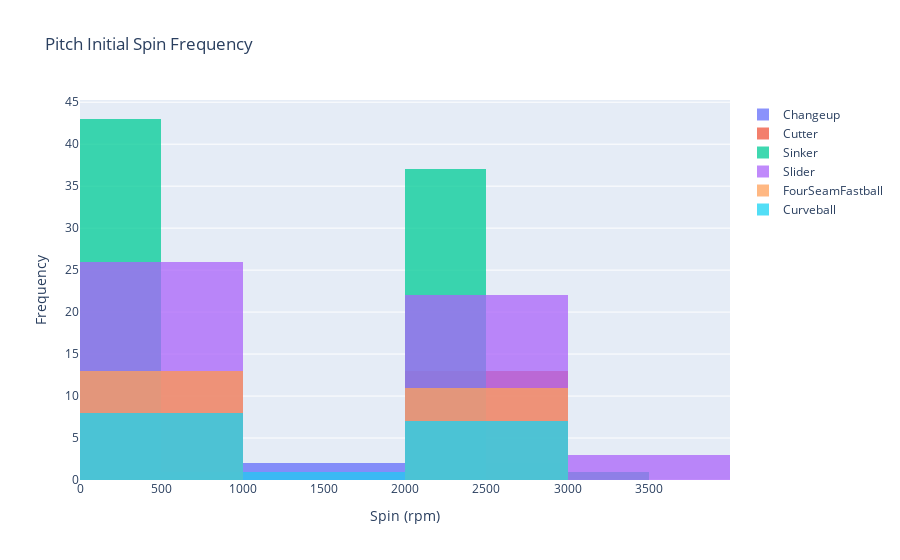

Source (notebook cell):
### Code cell
# Overlay
fig = go.Figure()
for i in range(len(pitch_type_types)):
    fig.add_trace(go.Histogram(x=pitch_speed[i], name=pitch_type_types[i]))
    
# Overlay both histograms
fig.update_layout(barmode='overlay', title_text='Pitch Initial Spin Frequency')
fig.update_xaxes(title_text="Spin (rpm)")
fig.update_yaxes(title_text="Frequency")

# Reduce opacity to see both histograms
fig.update_traces(opacity=0.75)
fig.show()

fig.write_image("Pitch Initial Spin Frequency Histogram.png", engine='kaleido')

### Figure 1 — Plotly figure (JSON) as saved in the notebook; plotly's stock layout.template omitted (floating-point values rounded to 4 significant figures)
{"data": [{"name": "Changeup", "opacity": 0.75, "type": "histogram", "x": [86, 83, 84, 86, 86, 84, 1760, 2350, 20, 2510, 1910, 200]}, {"name": "Cutter", "opacity": 0.75, "type": "histogram", "x": [88, 87, 90, 90, 90, 86, 87, 87, 89, 86, 89, 86, 88, 2860, 2870, 2190, 2980, 2960, 2960, 2860, 2750, 2670, 2910, 2220, 2670, 2690]}, {"name": "Sinker", "opacity": 0.75, "type": "histogram", "x": [95, 93, 95, 90, 96, 92, 92, 95, 94, 97, 91, 90, 96, 91, 91, 90, 93, 95, 95, 95, 96, 91, 92, 92, 95, 92, 92, 92, 95, 90, 94, 95, 91, 92, 91, 91, 92, 91, 95, 90, 92, 2280, 2230, 2250, 2330, 2350, 2390, 2080, 3350, 2240, 2300, 2260, 2170, 950, 2260, 2300, 2150, 2380, 2260, 2300, 2360, 2330, 2330, 2150, 2260, 10, 2310, 2280, 2310, 2140, 2240, 2300, 2330, 2200, 2250, 2150, 2210, 2220, 2370, 70, 2300, 2310]}, {"name": "Slider", "opacity": 0.75, "type": "histogram", "x": [83, 80, 86, 82, 86, 71, 80, 79, 84, 80, 84, 87, 85, 83, 87, 79, 83, 84, 82, 84, 86, 79, 82, 86, 86, 85, 2470, 2910, 1350, 2290, 2490, 2410, 2370, 2130, 2570, 2370, 3080, 2890, 2550, 2460, 2490, 2530, 2500, 2540, 2520, 2590, 3230, 2550, 2160, 3040, 2580, 2870]}, {"name": "FourSeamFastball", "opacity": 0.75, "type": "histogram", "x": [93, 93, 90, 97, 92, 91, 93, 91, 91, 94, 94, 91, 2180, 2530, 2090, 2260, 110, 2410, 2460, 2120, 2200, 2230, 2440, 2190]}, {"name": "Curveball", "opacity": 0.75, "type": "histogram", "x": [71, 79, 77, 77, 80, 80, 78, 77, 2580, 2950, 2950, 1620, 2860, 2990, 2890, 2780]}], "layout": {"barmode": "overlay", "title": {"text": "Pitch Initial Spin Frequency"}, "xaxis": {"title": {"text": "Spin (rpm)"}}, "yaxis": {"title": {"text": "Frequency"}}}}
